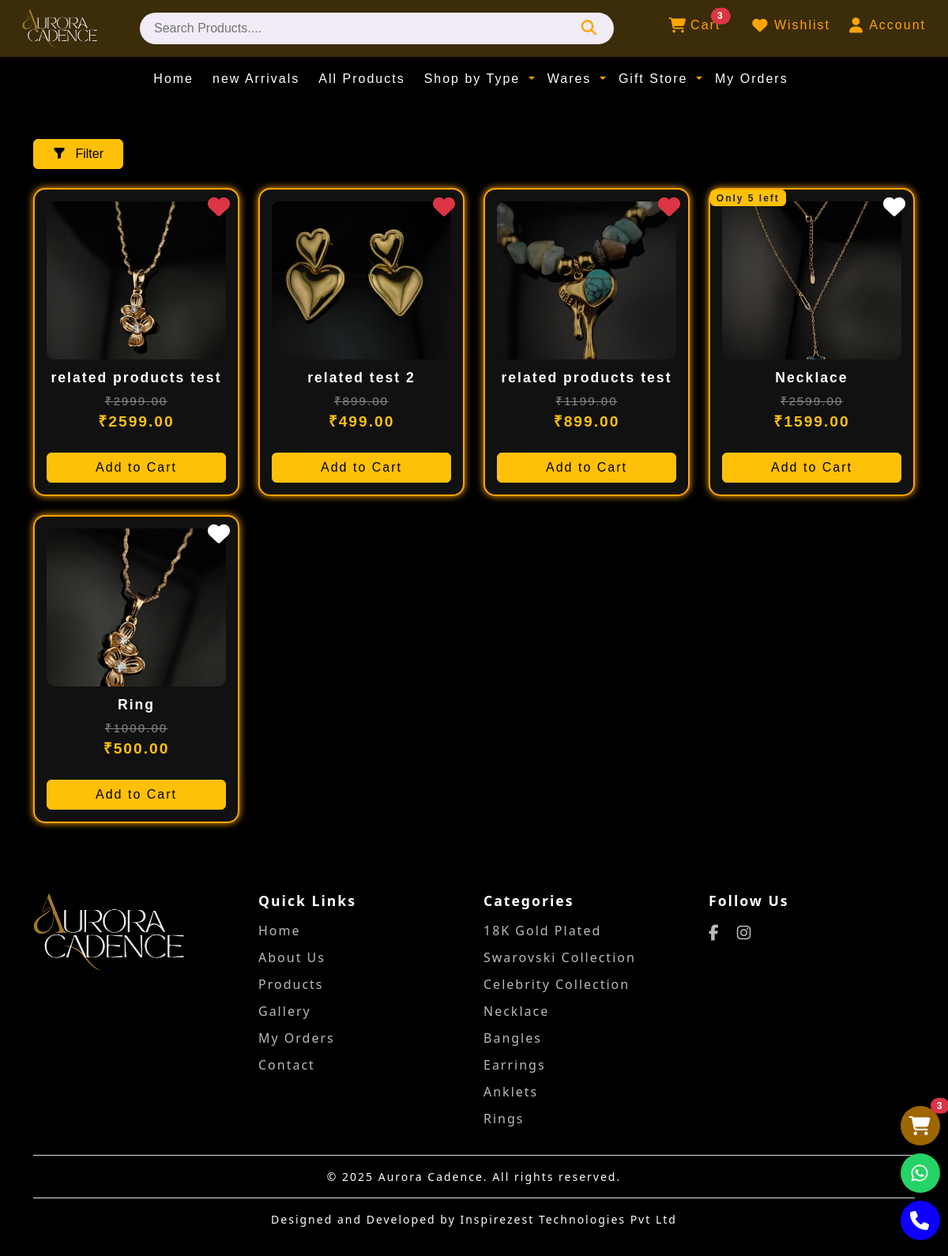
Screenshot of /products/ (signed in) with the database file from the repository.
### app/models.py (models this page shows, shortened)
class Product(models.Model):
    type_obj = models.ForeignKey(Type, on_delete=models.CASCADE, related_name='type_obj')
    category_obj = models.ForeignKey(Category, on_delete=models.CASCADE, related_name='category_obj')
    Color_obj = models.ManyToManyField(Color, related_name='color_obj')
    wear_select=[
        ('Daily', 'Daily'),
        ('Party', 'Party')
    ]
    wear = models.CharField(max_length=10, choices=wear_select, default='Daily')
    gift_obj=models.ManyToManyField(Gift, related_name='gift_to_obj')
    name = models.CharField(max_length=200)
    description = models.TextField()
    price = models.DecimalField(max_digits=10, decimal_places=2)
    discount_price = models.DecimalField(max_digits=10, decimal_places=2)
    image = models.ImageField(upload_to='products/')
    image2 = models.ImageField(upload_to='products/', blank=True, null=True)
    image3 = models.ImageField(upload_to='products/', blank=True, null=True)
    image4 = models.ImageField(upload_to='products/', blank=True, null=True)
    image5 = models.ImageField(upload_to='products/', blank=True, null=True)
    stock = models.PositiveIntegerField()
    is_available = models.BooleanField(default=True)
    created_at = models.DateTimeField(auto_now_add=True)
    updated_at = models.DateTimeField(auto_now=True)

### app/views.py (the view)
# urls.py: path('products/', views.Products, name='products'),
@login_required
def Products(request):
    query=request.GET.get('q')
    type_name=request.GET.get('type')
    wear_type=request.GET.get('wear')
    gift_name=request.GET.get('gift')
    show_latest = request.GET.get('new')
    category_filter = request.GET.get('category')
    price_filter = request.GET.get('price')
    min_price = request.GET.get('min_price')
    max_price = request.GET.get('max_price')
    products=Product.objects.order_by('-id')
    wishlist_ids = []
    if request.user.is_authenticated:
        wishlist_ids = Wishlist.objects.filter(user=request.user).values_list('product_id', flat=True)
    if price_filter:
        if price_filter.isdigit():
            products = products.filter(discount_price__lte=int(price_filter))
        elif price_filter == "premium":
            products = products.filter(discount_price__gt=899)
    if category_filter:
        products = products.filter(category_obj__name__iexact=category_filter)
    if show_latest:
        products = products[:12]
    if gift_name:
        products=products.filter(gift_obj__name__iexact=gift_name)
    if type_name:
        products=products.filter(type_obj__name__iexact=type_name)
    if wear_type:
        products=products.filter(wear__iexact=wear_type)
    if query:
        products=products.filter(
            Q(name__icontains=query)|
            Q(category_obj__name__icontains=query)|
            Q(type_obj__name__icontains=query)
        ).distinct()
    if min_price:
        products=products.filter(discount_price__gte=min_price)
    if max_price:
        products=products.filter(discount_price__lte=max_price)
    context = {
        'products':products,
        'selected_type':type_name,
        'selected_wear':wear_type,
        'selected_gift':gift_name,
        'search_query':query,
        'min_price': min_price,
        'max_price': max_price,
        'wishlist_ids': wishlist_ids,
    }
    return render(request, 'main_page/products.html', context)

### app/context_processors.py (called while the page is built)
def cart_items_processor(request):
    if request.user.is_authenticated and hasattr(request.user, 'cart'):
        items = request.user.cart.items.select_related('product')
        total_quantity = items.count()
        return {
            'cart_items': items,
            'cart_total_quantity': total_quantity,
        }
    return {
        'cart_items': [],
        'cart_total_quantity': 0,
    }

### app/templates/main_page/products.html (shortened to what this page needs)
{% extends 'base.html' %}
{% load static %}
{% block content %}
<link rel="stylesheet" href="{% static 'css/product.css' %}">
<body class="bg-black text-white">
    <div class="container py-5">
        <div class="d-flex justify-content-between align-items-center mb-4 flex-wrap gap-3">
            <button class="btn btn-warning px-4" data-bs-toggle="modal" data-bs-target="#filterModal">
                <i class="bi bi-funnel-fill me-2"></i> Filter
            </button>
        </div>
{% if products %}
        <div class="row g-4">
            {% for p in products %}
    <div class="col-6 col-md-3">
        <div class="product-card text-center position-relative">
            {% if p.stock|default:0 <= 0 %}
                <span class="badge bg-danger position-absolute top-0 start-0" style="font-size: 12px;">
                    Out of Stock
                </span>
            {% elif p.stock|default:0 < 6 %}
                <span class="badge bg-warning text-dark position-absolute top-0 start-0" style="font-size: 12px;">
                    Only {{ p.stock }} left
                </span>
            {% endif %}
            <a href="{% url 'add_to_wishlist' p.id %}"
               class="position-absolute top-0 end-0 m-2"
               title="Add to Wishlist">
                <i class="fa fa-heart {% if p.id in wishlist_ids %}text-danger{% else %}text-white{% endif %}"
                   style="font-size: 28px;"></i>
            </a>
            <a href="{% url 'product_details' p.id %}" class="text-decoration-none">
                <img src="{{ p.image.url }}" alt="{{ p.name }}">
                <div class="product-name">{{ p.name }}</div>
                <div class="actual-price">₹{{ p.price }}</div>
                <div class="product-price text-warning">₹{{ p.discount_price }}</div>
            </a>
            {% if p.stock|default:0 > 0 %}
                <a href="{% url 'add_to_cart' p.id %}" class="btn btn-warning mt-2">Add to Cart</a>
            {% else %}
                <button class="btn btn-success mt-2">Notify Me</button>
            {% endif %}
        </div>
    </div>
{% endfor %}
        </div>
        {% else %}
        <div class="text-center my-5">
            <h4 class="text-white">No products found!</h4>
            <p class="text-white">Try adjusting your filters or search terms.</p>
        </div>
        {% endif %}
    </div>
</body>
{% endblock %}

### static/css/base.css (style rules this page uses)
html { scroll-behavior: smooth; }
body { letter-spacing: 2px; font-family: Arial, Helvetica, sans-serif; }

### static/css/product.css (style rules this page uses)
html, body { overflow-x: hidden; max-width: 100%; background: black; }
.product-card { background: #111; border-radius: 15px; padding: 15px; box-shadow: 0 0 10px orange; border: 2px solid orange; transition: transform 0.3s ease, box-shadow 0.3s ease; height: 100%; display: flex; flex-direction: column; justify-content: space-between; min-height: 390px; max-height: 420px; }
.product-card img { width: 100%; height: 200px; object-fit: cover; border-radius: 10px; margin-bottom: 10px; }
.product-name { color: white; font-weight: 600; font-size: 1.1rem; margin-bottom: 5px; text-align: center; white-space: nowrap; overflow: hidden; text-overflow: ellipsis; }
.actual-price { text-decoration: line-through; color: #888; font-size: 0.95rem; text-align: center; }
.product-price { color: orange; font-size: 1.2rem; font-weight: bold; text-align: center; margin-bottom: 10px; }

### rows the page displays
Product: image (picture), name "related products test", price "2999.00", discount_price "2599.00", stock "Add to Cart"
Product: image (picture), name "related test 2", price "899.00", discount_price "499.00", stock "Add to Cart"
Product: image (picture), name "related products test", price "1199.00", discount_price "899.00", stock "Add to Cart"
Product: stock "5", image (picture), name "Necklace", price "2599.00", discount_price "1599.00", shows "Add to Cart"
Product: image (picture), name "Ring", price "1000.00", discount_price "500.00", stock "Add to Cart"

### other values shown
{{ cart_total_quantity }} "3"
